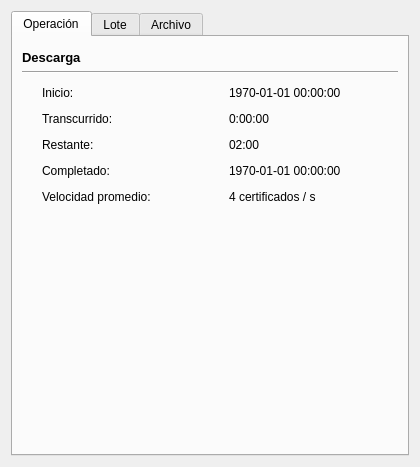
<?xml version="1.0" encoding="UTF-8"?>
<ui version="4.0">
 <class>DownloadDetails</class>
 <widget class="QWidget" name="DownloadDetails">
  <property name="geometry">
   <rect>
    <x>0</x>
    <y>0</y>
    <width>420</width>
    <height>467</height>
   </rect>
  </property>
  <property name="sizePolicy">
   <sizepolicy hsizetype="Fixed" vsizetype="Fixed">
    <horstretch>0</horstretch>
    <verstretch>0</verstretch>
   </sizepolicy>
  </property>
  <property name="windowTitle">
   <string>Detalles</string>
  </property>
  <layout class="QVBoxLayout" name="verticalLayout_3">
   <item>
    <widget class="QTabWidget" name="tab_widget">
     <property name="currentIndex">
      <number>0</number>
     </property>
     <widget class="QWidget" name="operation_tab">
      <attribute name="title">
       <string>Operación</string>
      </attribute>
      <layout class="QVBoxLayout" name="verticalLayout">
       <item>
        <spacer name="verticalSpacer_3">
         <property name="orientation">
          <enum>Qt::Vertical</enum>
         </property>
         <property name="sizeType">
          <enum>QSizePolicy::Fixed</enum>
         </property>
         <property name="sizeHint" stdset="0">
          <size>
           <width>0</width>
           <height>4</height>
          </size>
         </property>
        </spacer>
       </item>
       <item alignment="Qt::AlignTop">
        <widget class="QLabel" name="download_sec">
         <property name="font">
          <font>
           <pointsize>10</pointsize>
           <weight>75</weight>
           <bold>true</bold>
          </font>
         </property>
         <property name="text">
          <string>Descarga</string>
         </property>
         <property name="textInteractionFlags">
          <set>Qt::NoTextInteraction</set>
         </property>
        </widget>
       </item>
       <item alignment="Qt::AlignTop">
        <widget class="Line" name="line">
         <property name="orientation">
          <enum>Qt::Horizontal</enum>
         </property>
        </widget>
       </item>
       <item>
        <spacer name="verticalSpacer_2">
         <property name="orientation">
          <enum>Qt::Vertical</enum>
         </property>
         <property name="sizeType">
          <enum>QSizePolicy::Fixed</enum>
         </property>
         <property name="sizeHint" stdset="0">
          <size>
           <width>0</width>
           <height>6</height>
          </size>
         </property>
        </spacer>
       </item>
       <item>
        <layout class="QGridLayout" name="time_grid">
         <property name="leftMargin">
          <number>20</number>
         </property>
         <property name="horizontalSpacing">
          <number>18</number>
         </property>
         <property name="verticalSpacing">
          <number>12</number>
         </property>
         <item row="2" column="0">
          <widget class="QLabel" name="remaining_time_desc">
           <property name="text">
            <string>Restante:</string>
           </property>
           <property name="textInteractionFlags">
            <set>Qt::LinksAccessibleByMouse|Qt::TextSelectableByMouse</set>
           </property>
          </widget>
         </item>
         <item row="1" column="1">
          <widget class="QLabel" name="elapsed_time">
           <property name="text">
            <string notr="true">0:00:00</string>
           </property>
           <property name="textInteractionFlags">
            <set>Qt::LinksAccessibleByMouse|Qt::TextSelectableByKeyboard|Qt::TextSelectableByMouse</set>
           </property>
          </widget>
         </item>
         <item row="2" column="1">
          <widget class="QLabel" name="remaining_time">
           <property name="text">
            <string>02:00</string>
           </property>
           <property name="textInteractionFlags">
            <set>Qt::LinksAccessibleByMouse|Qt::TextSelectableByKeyboard|Qt::TextSelectableByMouse</set>
           </property>
          </widget>
         </item>
         <item row="3" column="0">
          <widget class="QLabel" name="completion_time_desc">
           <property name="text">
            <string>Completado:</string>
           </property>
           <property name="textInteractionFlags">
            <set>Qt::LinksAccessibleByMouse|Qt::TextSelectableByMouse</set>
           </property>
          </widget>
         </item>
         <item row="0" column="1">
          <widget class="QLabel" name="start_time">
           <property name="text">
            <string notr="true">1970-01-01 00:00:00</string>
           </property>
           <property name="textInteractionFlags">
            <set>Qt::LinksAccessibleByMouse|Qt::TextSelectableByKeyboard|Qt::TextSelectableByMouse</set>
           </property>
          </widget>
         </item>
         <item row="1" column="0">
          <widget class="QLabel" name="elapsed_time_desc">
           <property name="text">
            <string>Transcurrido:</string>
           </property>
           <property name="textInteractionFlags">
            <set>Qt::LinksAccessibleByMouse|Qt::TextSelectableByMouse</set>
           </property>
          </widget>
         </item>
         <item row="3" column="1">
          <widget class="QLabel" name="completion_time">
           <property name="text">
            <string>1970-01-01 00:00:00</string>
           </property>
           <property name="textInteractionFlags">
            <set>Qt::LinksAccessibleByMouse|Qt::TextSelectableByKeyboard|Qt::TextSelectableByMouse</set>
           </property>
          </widget>
         </item>
         <item row="0" column="0">
          <widget class="QLabel" name="start_time_desc">
           <property name="text">
            <string>Inicio:</string>
           </property>
           <property name="textInteractionFlags">
            <set>Qt::LinksAccessibleByMouse|Qt::TextSelectableByMouse</set>
           </property>
          </widget>
         </item>
         <item row="4" column="0">
          <widget class="QLabel" name="speed_desc">
           <property name="text">
            <string>Velocidad promedio:</string>
           </property>
           <property name="textInteractionFlags">
            <set>Qt::LinksAccessibleByMouse|Qt::TextSelectableByMouse</set>
           </property>
          </widget>
         </item>
         <item row="4" column="1">
          <widget class="QLabel" name="speed">
           <property name="text">
            <string>4 certificados / s</string>
           </property>
           <property name="textInteractionFlags">
            <set>Qt::LinksAccessibleByMouse|Qt::TextSelectableByKeyboard|Qt::TextSelectableByMouse</set>
           </property>
          </widget>
         </item>
        </layout>
       </item>
       <item>
        <spacer name="verticalSpacer">
         <property name="orientation">
          <enum>Qt::Vertical</enum>
         </property>
         <property name="sizeType">
          <enum>QSizePolicy::Expanding</enum>
         </property>
         <property name="sizeHint" stdset="0">
          <size>
           <width>0</width>
           <height>200</height>
          </size>
         </property>
        </spacer>
       </item>
      </layout>
     </widget>
     <widget class="QWidget" name="batch_tab">
      <attribute name="title">
       <string>Lote</string>
      </attribute>
      <layout class="QVBoxLayout" name="verticalLayout_2">
       <item>
        <spacer name="verticalSpacer_4">
         <property name="orientation">
          <enum>Qt::Vertical</enum>
         </property>
         <property name="sizeType">
          <enum>QSizePolicy::Fixed</enum>
         </property>
         <property name="sizeHint" stdset="0">
          <size>
           <width>0</width>
           <height>4</height>
          </size>
         </property>
        </spacer>
       </item>
       <item alignment="Qt::AlignTop">
        <widget class="QLabel" name="record_sec">
         <property name="font">
          <font>
           <weight>75</weight>
           <bold>true</bold>
          </font>
         </property>
         <property name="text">
          <string>Certificados</string>
         </property>
         <property name="textInteractionFlags">
          <set>Qt::NoTextInteraction</set>
         </property>
        </widget>
       </item>
       <item>
        <widget class="Line" name="line_2">
         <property name="orientation">
          <enum>Qt::Horizontal</enum>
         </property>
        </widget>
       </item>
       <item>
        <spacer name="verticalSpacer_5">
         <property name="orientation">
          <enum>Qt::Vertical</enum>
         </property>
         <property name="sizeType">
          <enum>QSizePolicy::Fixed</enum>
         </property>
         <property name="sizeHint" stdset="0">
          <size>
           <width>0</width>
           <height>6</height>
          </size>
         </property>
        </spacer>
       </item>
       <item>
        <layout class="QGridLayout" name="batch_grid">
         <property name="leftMargin">
          <number>20</number>
         </property>
         <property name="rightMargin">
          <number>0</number>
         </property>
         <property name="horizontalSpacing">
          <number>18</number>
         </property>
         <property name="verticalSpacing">
          <number>12</number>
         </property>
         <item row="4" column="0" colspan="2">
          <spacer name="verticalSpacer_12">
           <property name="orientation">
            <enum>Qt::Vertical</enum>
           </property>
           <property name="sizeType">
            <enum>QSizePolicy::Fixed</enum>
           </property>
           <property name="sizeHint" stdset="0">
            <size>
             <width>0</width>
             <height>10</height>
            </size>
           </property>
          </spacer>
         </item>
         <item row="1" column="0">
          <widget class="QLabel" name="downloaded_desc">
           <property name="text">
            <string>Descargados:</string>
           </property>
           <property name="textInteractionFlags">
            <set>Qt::LinksAccessibleByMouse|Qt::TextSelectableByMouse</set>
           </property>
          </widget>
         </item>
         <item row="1" column="1">
          <widget class="QLabel" name="downloaded">
           <property name="text">
            <string>0/0</string>
           </property>
           <property name="textInteractionFlags">
            <set>Qt::LinksAccessibleByMouse|Qt::TextSelectableByKeyboard|Qt::TextSelectableByMouse</set>
           </property>
          </widget>
         </item>
         <item row="3" column="0">
          <widget class="QLabel" name="failed_desc">
           <property name="text">
            <string>Fallidos:</string>
           </property>
           <property name="textInteractionFlags">
            <set>Qt::LinksAccessibleByMouse|Qt::TextSelectableByMouse</set>
           </property>
          </widget>
         </item>
         <item row="3" column="1">
          <widget class="QLabel" name="failed">
           <property name="text">
            <string>0/0</string>
           </property>
           <property name="textInteractionFlags">
            <set>Qt::LinksAccessibleByMouse|Qt::TextSelectableByKeyboard|Qt::TextSelectableByMouse</set>
           </property>
          </widget>
         </item>
         <item row="2" column="1">
          <widget class="QLabel" name="not_found">
           <property name="text">
            <string>0/0</string>
           </property>
           <property name="textInteractionFlags">
            <set>Qt::LinksAccessibleByMouse|Qt::TextSelectableByKeyboard|Qt::TextSelectableByMouse</set>
           </property>
          </widget>
         </item>
         <item row="2" column="0">
          <widget class="QLabel" name="not_found_desc">
           <property name="text">
            <string>Inexistentes:</string>
           </property>
           <property name="textInteractionFlags">
            <set>Qt::LinksAccessibleByMouse|Qt::TextSelectableByMouse</set>
           </property>
          </widget>
         </item>
         <item row="5" column="0" colspan="2">
          <widget class="QPlainTextEdit" name="download_log">
           <property name="sizePolicy">
            <sizepolicy hsizetype="Fixed" vsizetype="Expanding">
             <horstretch>0</horstretch>
             <verstretch>0</verstretch>
            </sizepolicy>
           </property>
           <property name="maximumSize">
            <size>
             <width>350</width>
             <height>16777215</height>
            </size>
           </property>
           <property name="styleSheet">
            <string notr="true"/>
           </property>
           <property name="frameShadow">
            <enum>QFrame::Plain</enum>
           </property>
           <property name="undoRedoEnabled">
            <bool>false</bool>
           </property>
           <property name="readOnly">
            <bool>true</bool>
           </property>
           <property name="textInteractionFlags">
            <set>Qt::TextSelectableByKeyboard|Qt::TextSelectableByMouse</set>
           </property>
           <property name="backgroundVisible">
            <bool>false</bool>
           </property>
          </widget>
         </item>
         <item row="0" column="0">
          <widget class="QLabel" name="total_desc">
           <property name="text">
            <string>Procesados:</string>
           </property>
          </widget>
         </item>
         <item row="0" column="1">
          <widget class="QLabel" name="fetched">
           <property name="text">
            <string>0/0</string>
           </property>
          </widget>
         </item>
        </layout>
       </item>
       <item>
        <spacer name="verticalSpacer_6">
         <property name="orientation">
          <enum>Qt::Vertical</enum>
         </property>
         <property name="sizeType">
          <enum>QSizePolicy::Expanding</enum>
         </property>
         <property name="sizeHint" stdset="0">
          <size>
           <width>0</width>
           <height>0</height>
          </size>
         </property>
        </spacer>
       </item>
      </layout>
     </widget>
     <widget class="QWidget" name="file_tab">
      <attribute name="title">
       <string>Archivo</string>
      </attribute>
      <layout class="QVBoxLayout" name="verticalLayout_4">
       <item>
        <spacer name="verticalSpacer_7">
         <property name="orientation">
          <enum>Qt::Vertical</enum>
         </property>
         <property name="sizeType">
          <enum>QSizePolicy::Fixed</enum>
         </property>
         <property name="sizeHint" stdset="0">
          <size>
           <width>0</width>
           <height>4</height>
          </size>
         </property>
        </spacer>
       </item>
       <item alignment="Qt::AlignTop">
        <widget class="QLabel" name="label">
         <property name="font">
          <font>
           <weight>75</weight>
           <bold>true</bold>
          </font>
         </property>
         <property name="text">
          <string>Propiedades</string>
         </property>
         <property name="textInteractionFlags">
          <set>Qt::NoTextInteraction</set>
         </property>
        </widget>
       </item>
       <item>
        <widget class="Line" name="line_3">
         <property name="orientation">
          <enum>Qt::Horizontal</enum>
         </property>
        </widget>
       </item>
       <item>
        <spacer name="verticalSpacer_9">
         <property name="orientation">
          <enum>Qt::Vertical</enum>
         </property>
         <property name="sizeType">
          <enum>QSizePolicy::Fixed</enum>
         </property>
         <property name="sizeHint" stdset="0">
          <size>
           <width>0</width>
           <height>6</height>
          </size>
         </property>
        </spacer>
       </item>
       <item>
        <layout class="QGridLayout" name="file_grid" columnminimumwidth="100,0">
         <property name="leftMargin">
          <number>20</number>
         </property>
         <property name="horizontalSpacing">
          <number>18</number>
         </property>
         <property name="verticalSpacing">
          <number>12</number>
         </property>
         <item row="2" column="0">
          <widget class="QLabel" name="location_desc">
           <property name="text">
            <string>Ubicación:</string>
           </property>
           <property name="textInteractionFlags">
            <set>Qt::LinksAccessibleByMouse|Qt::TextSelectableByMouse</set>
           </property>
          </widget>
         </item>
         <item row="1" column="0">
          <widget class="QLabel" name="filename_desc">
           <property name="text">
            <string>Nombre del archivo:</string>
           </property>
           <property name="textInteractionFlags">
            <set>Qt::LinksAccessibleByMouse|Qt::TextSelectableByMouse</set>
           </property>
          </widget>
         </item>
         <item row="1" column="1">
          <widget class="QLabel" name="filename">
           <property name="text">
            <string>certificate_data_000.json</string>
           </property>
           <property name="wordWrap">
            <bool>true</bool>
           </property>
           <property name="textInteractionFlags">
            <set>Qt::LinksAccessibleByMouse|Qt::TextSelectableByKeyboard|Qt::TextSelectableByMouse</set>
           </property>
          </widget>
         </item>
         <item row="2" column="1">
          <widget class="QLabel" name="location">
           <property name="text">
            <string>/home/jacobsp/</string>
           </property>
           <property name="wordWrap">
            <bool>true</bool>
           </property>
           <property name="textInteractionFlags">
            <set>Qt::LinksAccessibleByMouse|Qt::TextSelectableByKeyboard|Qt::TextSelectableByMouse</set>
           </property>
          </widget>
         </item>
         <item row="3" column="0">
          <widget class="QLabel" name="size_desc">
           <property name="text">
            <string>Tamaño:</string>
           </property>
           <property name="textInteractionFlags">
            <set>Qt::LinksAccessibleByMouse|Qt::TextSelectableByMouse</set>
           </property>
          </widget>
         </item>
         <item row="3" column="1">
          <widget class="QLabel" name="size">
           <property name="text">
            <string>160 KiB</string>
           </property>
           <property name="textInteractionFlags">
            <set>Qt::LinksAccessibleByMouse|Qt::TextSelectableByKeyboard|Qt::TextSelectableByMouse</set>
           </property>
          </widget>
         </item>
        </layout>
       </item>
       <item>
        <spacer name="verticalSpacer_11">
         <property name="orientation">
          <enum>Qt::Vertical</enum>
         </property>
         <property name="sizeType">
          <enum>QSizePolicy::Fixed</enum>
         </property>
         <property name="sizeHint" stdset="0">
          <size>
           <width>0</width>
           <height>18</height>
          </size>
         </property>
        </spacer>
       </item>
       <item alignment="Qt::AlignTop">
        <widget class="QLabel" name="label_2">
         <property name="font">
          <font>
           <weight>75</weight>
           <bold>true</bold>
          </font>
         </property>
         <property name="text">
          <string>Integridad</string>
         </property>
         <property name="textInteractionFlags">
          <set>Qt::NoTextInteraction</set>
         </property>
        </widget>
       </item>
       <item>
        <widget class="Line" name="line_4">
         <property name="orientation">
          <enum>Qt::Horizontal</enum>
         </property>
        </widget>
       </item>
       <item>
        <spacer name="verticalSpacer_10">
         <property name="orientation">
          <enum>Qt::Vertical</enum>
         </property>
         <property name="sizeType">
          <enum>QSizePolicy::Fixed</enum>
         </property>
         <property name="sizeHint" stdset="0">
          <size>
           <width>0</width>
           <height>6</height>
          </size>
         </property>
        </spacer>
       </item>
       <item>
        <layout class="QGridLayout" name="checksum_grid" rowminimumheight="40,0">
         <property name="sizeConstraint">
          <enum>QLayout::SetFixedSize</enum>
         </property>
         <property name="leftMargin">
          <number>20</number>
         </property>
         <property name="horizontalSpacing">
          <number>18</number>
         </property>
         <property name="verticalSpacing">
          <number>12</number>
         </property>
         <item row="0" column="0">
          <widget class="QLabel" name="sha_desc">
           <property name="sizePolicy">
            <sizepolicy hsizetype="Fixed" vsizetype="Fixed">
             <horstretch>0</horstretch>
             <verstretch>0</verstretch>
            </sizepolicy>
           </property>
           <property name="text">
            <string>SHA-1:</string>
           </property>
           <property name="textInteractionFlags">
            <set>Qt::LinksAccessibleByMouse|Qt::TextSelectableByMouse</set>
           </property>
          </widget>
         </item>
         <item row="0" column="1">
          <widget class="QLabel" name="sha_one">
           <property name="text">
            <string>fd1286353570c5703799ba76999323b7c7447b06</string>
           </property>
           <property name="alignment">
            <set>Qt::AlignLeading|Qt::AlignLeft|Qt::AlignVCenter</set>
           </property>
           <property name="wordWrap">
            <bool>true</bool>
           </property>
           <property name="textInteractionFlags">
            <set>Qt::LinksAccessibleByMouse|Qt::TextSelectableByKeyboard|Qt::TextSelectableByMouse</set>
           </property>
          </widget>
         </item>
         <item row="1" column="0">
          <widget class="QLabel" name="md5_desc">
           <property name="sizePolicy">
            <sizepolicy hsizetype="Fixed" vsizetype="Fixed">
             <horstretch>0</horstretch>
             <verstretch>0</verstretch>
            </sizepolicy>
           </property>
           <property name="text">
            <string>MD5:</string>
           </property>
           <property name="textInteractionFlags">
            <set>Qt::LinksAccessibleByMouse|Qt::TextSelectableByMouse</set>
           </property>
          </widget>
         </item>
         <item row="1" column="1">
          <widget class="QLabel" name="md5">
           <property name="text">
            <string>7fa3b767c460b54a2be4d49030b349c7</string>
           </property>
           <property name="alignment">
            <set>Qt::AlignLeading|Qt::AlignLeft|Qt::AlignVCenter</set>
           </property>
           <property name="wordWrap">
            <bool>true</bool>
           </property>
           <property name="textInteractionFlags">
            <set>Qt::LinksAccessibleByMouse|Qt::TextSelectableByKeyboard|Qt::TextSelectableByMouse</set>
           </property>
          </widget>
         </item>
        </layout>
       </item>
       <item>
        <spacer name="verticalSpacer_8">
         <property name="orientation">
          <enum>Qt::Vertical</enum>
         </property>
         <property name="sizeType">
          <enum>QSizePolicy::Expanding</enum>
         </property>
         <property name="sizeHint" stdset="0">
          <size>
           <width>0</width>
           <height>0</height>
          </size>
         </property>
        </spacer>
       </item>
      </layout>
     </widget>
    </widget>
   </item>
  </layout>
 </widget>
 <resources/>
 <connections/>
</ui>
